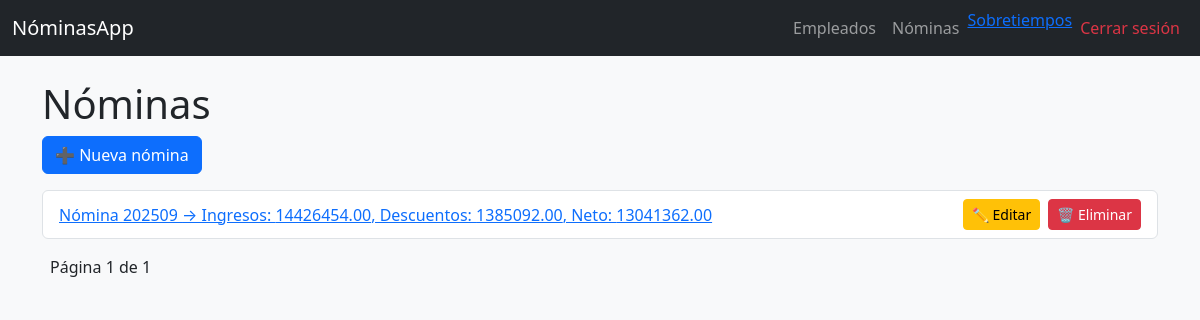
The app's page /nominas/ (signed in), older data.
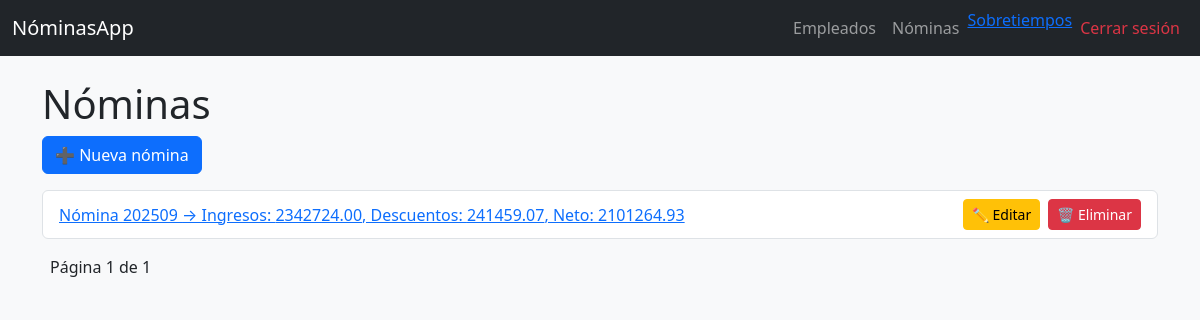
The same page, newer data.
### nomina/models.py (models this page shows, shortened)
class Nomina(models.Model):
    aniomes = models.CharField(
        max_length=6,
        validators=[RegexValidator(r'^\d{6}$', 'Formato válido: AAAAMM')]
    )
    tot_ing = models.DecimalField(max_digits=10, decimal_places=2, default=0)
    tot_des = models.DecimalField(max_digits=10, decimal_places=2, default=0)
    neto = models.DecimalField(max_digits=10, decimal_places=2, default=0)

### nomina/views.py (the view)
# urls.py: path("nominas/", views.lista_nominas, name="nomina_list"),
@login_required
def lista_nominas(request):
    nominas = Nomina.objects.all().order_by("-aniomes")
    paginator = Paginator(nominas, 3)
    page_number = request.GET.get("page")
    page_obj = paginator.get_page(page_number)
    return render(request, "nominas/lista.html", {"page_obj": page_obj})

### nomina/templates/nominas/lista.html (shortened to what this page needs)
{% extends 'layouts/base.html' %}
{% block content %}
<h1>Nóminas</h1>
<a class="btn btn-primary mb-3" href="{% url 'nomina_create' %}">➕ Nueva nómina</a>
<ul class="list-group">
  {% for n in page_obj %}
    <li class="list-group-item d-flex justify-content-between align-items-center">
      <div>
        <a href="{% url 'nomina_detail' n.pk %}">
          Nómina {{ n.aniomes }} → Ingresos: {{ n.tot_ing }}, Descuentos: {{ n.tot_des }}, Neto: {{ n.neto }}
        </a>
      </div>
      <div>
        <a href="{% url 'nomina_edit' n.pk %}" class="btn btn-warning btn-sm me-1">✏️ Editar</a>
        <a href="{% url 'nomina_delete' n.pk %}" class="btn btn-danger btn-sm">🗑️ Eliminar</a>
      </div>
    </li>
  {% empty %}
    <li class="list-group-item">No hay nóminas registradas.</li>
  {% endfor %}
</ul>
<div class="pagination mt-3">
  <span class="mx-2">Página {{ page_obj.number }} de {{ page_obj.paginator.num_pages }}</span>
</div>
{% endblock %}

Row changes from the older to the newer data that the page shows:
changed Nomina: tot_ing "14426454.00" → "2342724.00"; tot_des "1385092.00" → "241459.07"; neto "13041362.00" → "2101264.93"
